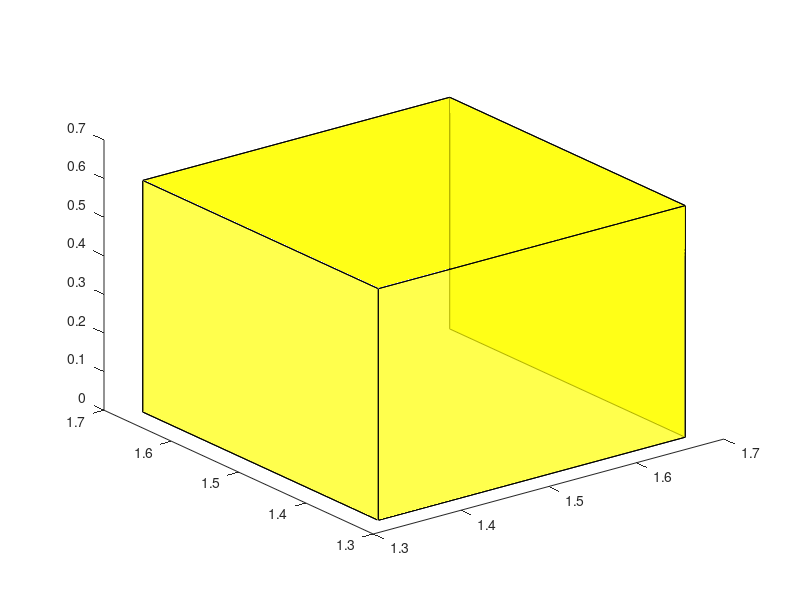

MATLAB code for this plot:
function plotcube(varargin)
% PLOTCUBE - Display a 3D-cube in the current axes
%
%   PLOTCUBE(EDGES,ORIGIN,ALPHA,COLOR) displays a 3D-cube in the current axes
%   with the following properties:
%   * EDGES : 3-elements vector that defines the length of cube edges
%   * ORIGIN: 3-elements vector that defines the start point of the cube
%   * ALPHA : scalar that defines the transparency of the cube faces (from 0
%             to 1)
%   * COLOR : 3-elements vector that defines the faces color of the cube
%
% Example:
%   >> plotcube([5 5 5],[ 2  2  2],.8,[1 0 0]);
%   >> plotcube([5 5 5],[10 10 10],.8,[0 1 0]);
%   >> plotcube([5 5 5],[20 20 20],.8,[0 0 1]);

% Default input arguments
inArgs = { ...
  [0.35 0.35 0.6] , ... % Default edge sizes (x,y and z)
  [1.5-0.35/2 1.5-0.35/2  0] , ... % Default coordinates of the origin point of the cube
  .7          , ... % Default alpha value for the cube's faces
  [1 1 0]       ... % Default Color for the cube
  };

% Replace default input arguments by input values
inArgs(1:nargin) = varargin;

% Create all variables
[edges,origin,alpha,clr] = deal(inArgs{:});

XYZ = { ...
  [0 0 0 0]  [0 0 1 1]  [0 1 1 0] ; ...
  [1 1 1 1]  [0 0 1 1]  [0 1 1 0] ; ...
  [0 1 1 0]  [0 0 0 0]  [0 0 1 1] ; ...
  [0 1 1 0]  [1 1 1 1]  [0 0 1 1] ; ...
  [0 1 1 0]  [0 0 1 1]  [0 0 0 0] ; ...
  [0 1 1 0]  [0 0 1 1]  [1 1 1 1]   ...
  };

XYZ = mat2cell(...
  cellfun( @(x,y,z) x*y+z , ...
    XYZ , ...
    repmat(mat2cell(edges,1,[1 1 1]),6,1) , ...
    repmat(mat2cell(origin,1,[1 1 1]),6,1) , ...
    'UniformOutput',false), ...
  6,[1 1 1]);


cellfun(@patch,XYZ{1},XYZ{2},XYZ{3},...
  repmat({clr},6,1),...
  repmat({'FaceAlpha'},6,1),...
  repmat({alpha},6,1)...
  );

view(3);
